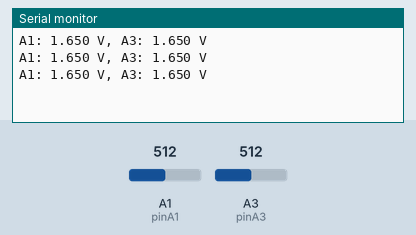
Recording of a sketch running on a simulated Arduino Zero (SAMD21). On the bench: the last lines printed to the serial monitor. The test bench sets the inputs (shaded band); at power-on: A1 (pinA1) = 512, A3 (pinA3) = 512 (analog values on the 0–1023 scale).

Above: at 1.3 s.
1.4 s: A1 (pinA1) set to 716
At 1.9 s:
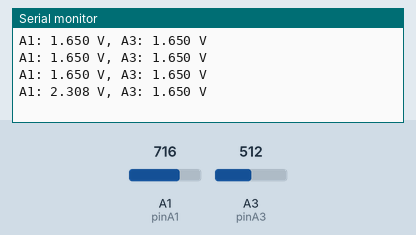
2.9 s: A3 (pinA3) set to 716
At 3.4 s:
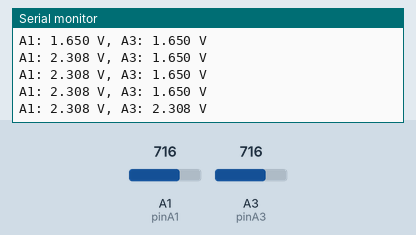
4.4 s: A1 (pinA1) set to 900
At 4.9 s:
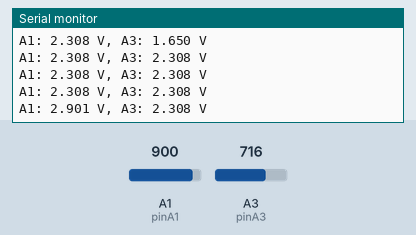
5.9 s: A3 (pinA3) set to 900
At 6.4 s:
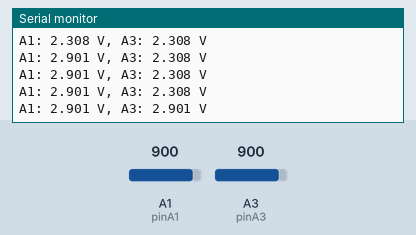
Timing chart, 0 to 8.4 s (numbered marks = the images above; inputs shaded):
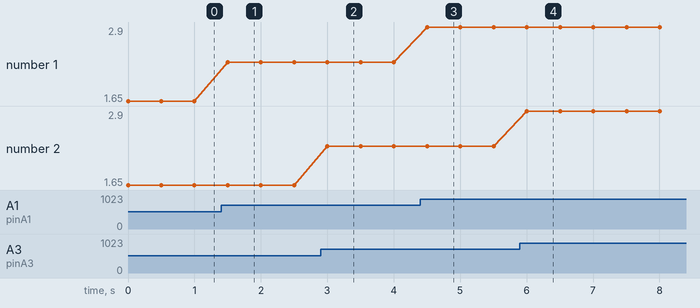

Measured:
- after the input at 1.4 s, the serial monitor: prints a new line after 0.10 s (image 1)
- after the input at 2.9 s, the serial monitor: prints a new line after 0.10 s (image 2)
- after the input at 4.4 s, the serial monitor: prints a new line after 0.10 s (image 3)
- after the input at 5.9 s, the serial monitor: prints a new line after 0.11 s (image 4)
- plotted number 1: 1.65 → 2.31 after the input at 1.4 s, 2.31 → 2.9 after the input at 4.4 s

The sketch:

ADC_test.ino
```cpp
const int pinA1 = A1;
const int pinA3 = A3;
const float VREF = 3.3;
const float ADC_MAX = 4095.0; // 使用 12-bit 解析度

void setup() {
  Serial.begin(115200);

  // 強制設定 analogRead 回傳 12-bit 解析度 (0~4095)
  analogReadResolution(12);
}

void loop() {
  int rawA1 = analogRead(pinA1);
  int rawA3 = analogRead(pinA3);

  float voltageA1 = (rawA1 / ADC_MAX) * VREF;
  float voltageA3 = (rawA3 / ADC_MAX) * VREF;

  Serial.print("A1: ");
  Serial.print(voltageA1, 3);
  Serial.print(" V, A3: ");
  Serial.print(voltageA3, 3);
  Serial.println(" V");

  delay(500);
}
```
